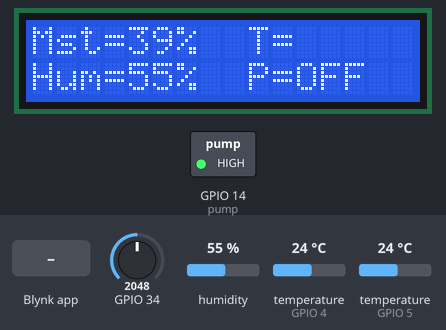
A sketch run on a simulated ESP32. On the bench: 16×2 character LCD, switched loads named in the sketch (green lamp = pin HIGH). The inputs (shaded band) are chosen by the test bench; at power-on: temperature (sensors on GPIO 4, GPIO 5) 24 °C, GPIO 34 = 2048, humidity 55 %. WiFi joins after 1.5 s; servers stay silent unless stated; not simulated (calls return 0 or success): Secrets.h; what the sketch prints to the serial monitor is not drawn.

Above: at 6.5 s.
6.6 s: Blynk app writes 1 to V3
At 9.4 s:
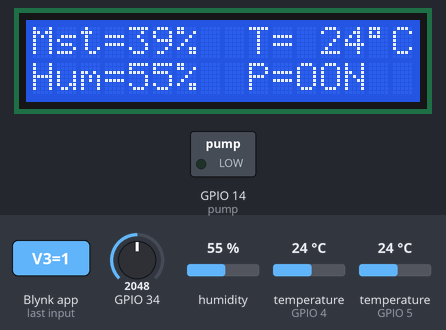
10.2 s: temperature (sensor on GPIO 4) set to 19 °C
At 11.6 s:
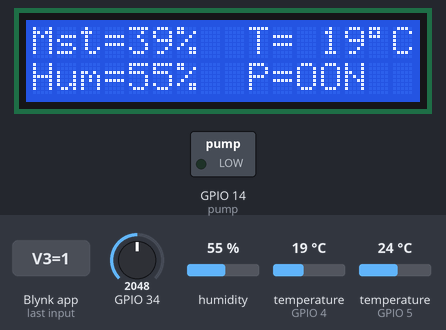
12.2 s: temperature (sensor on GPIO 4) set to 16 °C
At 13.6 s:
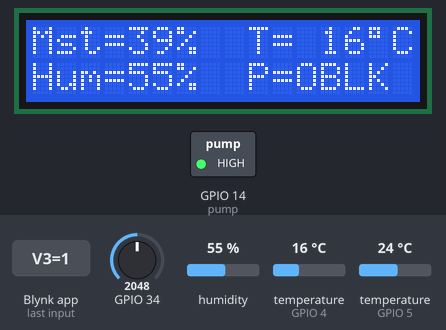
14.2 s: GPIO 34 set to 2866
At 17.1 s:
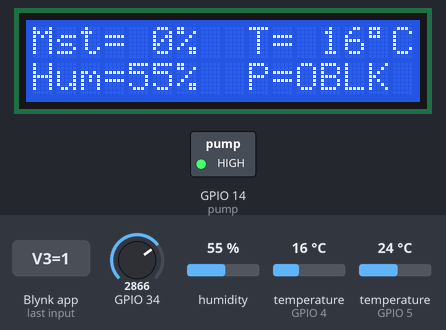
17.4 s: humidity set to 22 %
At 18.3 s:
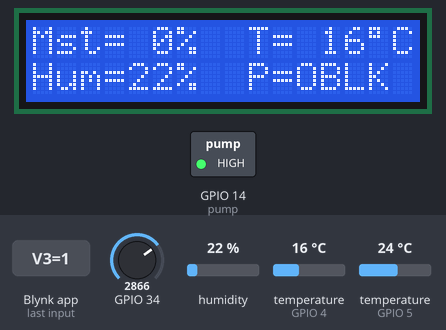
19.4 s: GPIO 34 set to 1228
At 21.4 s:
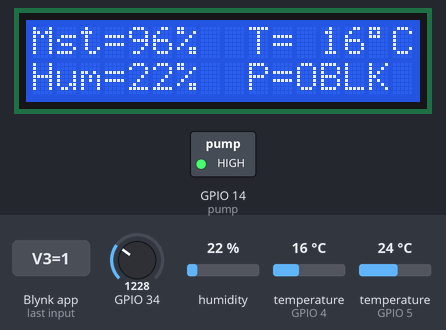
Timing chart, 0 to 22.4 s (numbered marks = the images above; inputs shaded):
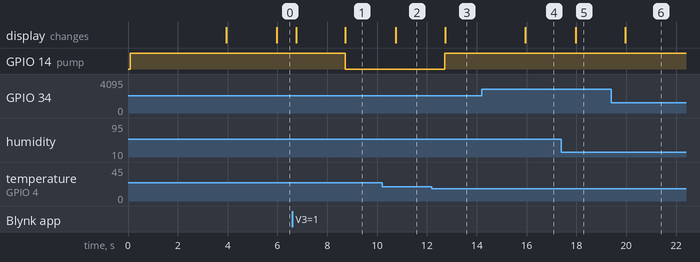

The sketch:

smart_garden_esp32.ino
```cpp
/***************************************
 * SMART GARDEN ESP32 BLYNK IoT
 * Board  : ESP32 DEVKIT
 * Input  : DHT11, DS18B20, SOIL MOISTURE
 * Output : BLYNK LCD & WEB DASHBOARD
 *
 * NOTE: WiFi and Blynk credentials live in a separate file,
 *       "Secrets.h", which is NOT committed to the repository.
 *       Copy "Secrets.h.example" to "Secrets.h" and fill in
 *       your own values before uploading to the board.
 ****************************************/

#include "Secrets.h"   // BLYNK_TEMPLATE_ID, BLYNK_TEMPLATE_NAME, BLYNK_AUTH_TOKEN, WIFI_SSID, WIFI_PASS
#define BLYNK_PRINT Serial

#include <WiFi.h>
#include <WiFiClient.h>
#include <BlynkSimpleEsp32.h>
#include <LiquidCrystal_I2C.h>
#include <DHT.h>
#include <DallasTemperature.h>
#include <OneWire.h>

#define DHTPIN 5
#define DHTTYPE DHT11
#define ONE_WIRE_BUS 4
#define pump 14

DHT dht(DHTPIN, DHTTYPE);
OneWire oneWire(ONE_WIRE_BUS);
DallasTemperature sensors(&oneWire);
LiquidCrystal_I2C lcd(0x27, 16, 2);

// Inisialisasi Fitur Timer Blynk
BlynkTimer timer;

char auth[] = BLYNK_AUTH_TOKEN;
char ssid[] = WIFI_SSID;
char pass[] = WIFI_PASS;

const int AirValue = 2620;
const int WaterValue = 1180;
int soilMoistureValue = 0;
int soilmoist = 0;
int humi, temp, fp, sistem;
int temp_lingkungan;
int buttonState;

// ============================================================
// AMBANG KONTROL POMPA (silakan sesuaikan sesuai kebutuhan)
// ============================================================
// -- Kelembapan tanah (%) --
int SP_KERING        = 40;  // tanah kering   -> pompa ON
int SP_KERING_STRES  = 50;  // saat panas/udara kering -> mulai menyiram lebih awal
int SP_BASAH         = 60;  // tanah lembap   -> pompa OFF
int SP_BANJIR        = 70;  // batas atas     -> paksa OFF (cegah genangan)

// -- Suhu lingkungan / udara (DHT11, derajat C) --
int SUHU_LING_DINGIN = 15;  // < 15 C  -> blokir pompa
int SUHU_LING_PANAS  = 32;  // > 32 C  -> kondisi stres panas

// -- Suhu tanah (DS18B20, derajat C) --
int SUHU_TANAH_DINGIN = 18; // < 18 C  -> blokir pompa
int SUHU_TANAH_PANAS  = 30; // >= 30 C -> kondisi stres panas

// -- Kelembapan udara (DHT11, %) --
int HUMI_KERING       = 40; // < 40 %  -> udara kering (stres)

//=============================
void read_DHT11(){
  humi = dht.readHumidity();
  temp_lingkungan = dht.readTemperature();

  if (isnan(humi) || isnan(temp_lingkungan)) {
    Serial.println("DHT11 tidak terbaca... !");
    return;
  }
  else {
    lcd.setCursor(4, 1);
    lcd.print(humi);
    lcd.print("%");
  }
}

//===========
void read_SoilMoist(){
  soilMoistureValue = analogRead(A6);
  soilmoist = map(soilMoistureValue, AirValue, WaterValue, 0, 100);
  if(soilmoist >= 100)  soilmoist = 100;
  else if(soilmoist <= 0) soilmoist = 0;

  Serial.print("Soil Moisture :");
  Serial.print(soilmoist);
  Serial.println("%");

  lcd.setCursor(4, 0);
  if(soilmoist < 10) lcd.print(" ");
  lcd.print(soilmoist);
  lcd.print("%");
}

//---------------------
void read_DS1820(){
  sensors.requestTemperatures();
  temp = sensors.getTempCByIndex(0);

  lcd.setCursor(12, 0);
  if(temp < 10 && temp >= 0) lcd.print(" ");
  lcd.print(temp);
  lcd.print((char)223);
  lcd.print("C");
}

//=================================
BLYNK_WRITE(V3){
  buttonState = param.asInt();
  if(buttonState == HIGH){
    sistem = 1;
    fp = 0;
  }
  else if(buttonState == LOW){
    sistem = 0;
  }
}

//==========================================
BLYNK_WRITE(V4){
  buttonState = param.asInt();
  if(sistem == 0){
    if(buttonState == LOW){
      digitalWrite(pump, HIGH);
      lcd.setCursor(12, 1);
      lcd.print("OFF");
    }
    else if(buttonState == HIGH){
      digitalWrite(pump, LOW);
      lcd.setCursor(12, 1);
      lcd.print("ON ");
    }
  }
}

//============================================================
// FUNGSI UTAMA EKSEKUSI SISTEM (DIPANGGIL SETIAP 2 DETIK OLEH TIMER)
//============================================================
void jalankanSistemUtama() {
  // 1. Baca semua sensor
  read_DHT11();
  read_SoilMoist();
  read_DS1820();

  // 2. Kirim data ke Blynk Cloud secara berkala (Aman dari pembatasan data)
  Blynk.virtualWrite(V0, temp);            // Suhu tanah (DS18B20)
  Blynk.virtualWrite(V1, soilmoist);       // Kelembapan tanah
  Blynk.virtualWrite(V2, humi);            // Kelembapan udara
  Blynk.virtualWrite(V5, temp_lingkungan); // Suhu lingkungan (DHT11)

  // 3. Logika otomatisasi (hanya saat mode AUTO aktif)
  if (sistem == 1) {

    // --- Evaluasi kondisi lingkungan ---
    // Catatan konvensi: pompa AKTIF-LOW -> LOW = nyala, HIGH = mati
    bool dinginEkstrem = (temp_lingkungan < SUHU_LING_DINGIN) ||
                         (temp < SUHU_TANAH_DINGIN);

    bool tanahBanjir   = (soilmoist >= SP_BANJIR);

    // Stres = panas atau udara kering -> tanaman menguap lebih cepat,
    // jadi sistem menyiram lebih awal (ambang nyala dinaikkan).
    bool stresPanas    = (temp_lingkungan > SUHU_LING_PANAS) ||
                         (temp >= SUHU_TANAH_PANAS) ||
                         (humi < HUMI_KERING);

    int ambangNyala = stresPanas ? SP_KERING_STRES : SP_KERING;

    // --- PRIORITAS 1 & 2: PROTEKSI (selalu paksa OFF) ---
    if (dinginEkstrem || tanahBanjir) {
      digitalWrite(pump, HIGH);   // OFF
      fp = 0;
      lcd.setCursor(12, 1);
      lcd.print(dinginEkstrem ? "BLK" : "OFF");

      if (dinginEkstrem)
        Serial.println("PROTEKSI: Suhu terlalu dingin -> Pompa DIBLOKIR (BLK)");
      else
        Serial.println("PROTEKSI: Tanah jenuh (>=70%) -> Pompa OFF");
    }
    // --- PRIORITAS 3: PENYIRAMAN NORMAL (histeresis kelembapan tanah) ---
    else if ((soilmoist < ambangNyala) && (fp == 0)) {
      digitalWrite(pump, LOW);    // ON
      fp = 1;
      lcd.setCursor(12, 1);
      lcd.print("ON ");
      Serial.print("Pompa ON  (tanah ");
      Serial.print(soilmoist);
      Serial.print("% < ambang ");
      Serial.print(ambangNyala);
      Serial.println("%)");
    }
    else if ((soilmoist >= SP_BASAH) && (fp == 1)) {
      digitalWrite(pump, HIGH);   // OFF
      fp = 0;
      lcd.setCursor(12, 1);
      lcd.print("OFF");
      Serial.println("Pompa OFF (tanah sudah lembap >=60%)");
    }
    // else: pertahankan kondisi terakhir (zona histeresis / dead band)
  }
}

//==============================
void setup()
{
  Serial.begin(115200);

  lcd.init();
  lcd.backlight();

  lcd.setCursor(0, 0);
  lcd.print("= Smart Garden =");
  lcd.setCursor(0, 1);
  lcd.print("    IoT ESP32   ");

  pinMode(pump, OUTPUT);
  digitalWrite(pump, HIGH);
  dht.begin();
  sensors.begin();
  delay(2000);

  Blynk.begin(auth, ssid, pass);

  lcd.clear();
  lcd.setCursor(0, 0);
  lcd.print("Mst=     T=     ");
  lcd.setCursor(0, 1);
  lcd.print("Hum=     P=OFF  ");

  // ATUR TIMER: Menjalankan fungsi sistem setiap 2000 milidetik (2 detik)
  timer.setInterval(2000L, jalankanSistemUtama);
}

//=============================
void loop()
{
  Blynk.run();
  timer.run(); // Menjalankan pengatur waktu Blynk tanpa menghentikan koneksi
}
```

Measured:
- the behaviour switches between 18 and 17 °C on temperature (sensor on GPIO 4) (found by bisection; images 2 and 3)
- after the input at 6.6 s, GPIO 14 (pump): HIGH → LOW after 2.1 s; the display: first differs from a run without the input after 2.1 s (image 1)
- after the input at 10.2 s, the display: changes after 0.55 s (image 2)
- after the input at 12.2 s, GPIO 14 (pump): LOW → HIGH after 0.52 s; the display: changes after 0.53 s (image 3)
- after the input at 14.2 s, the display: changes after 1.8 s (image 4)
- after the input at 17.4 s, the display: changes after 0.58 s (image 5)
- after the input at 19.4 s, the display: changes after 0.56 s (image 6)
